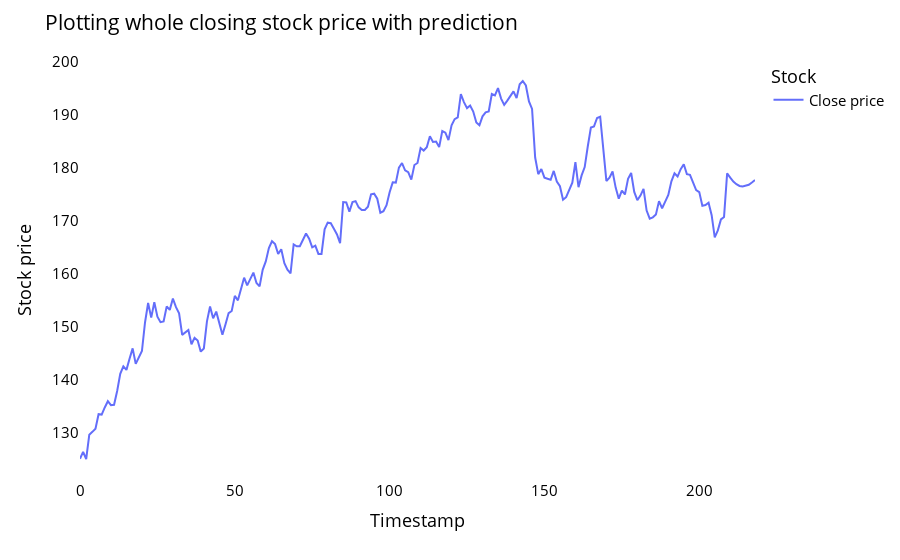

Notebook source saved alongside this figure:
### Code cell
names = cycle(['Close price'])

fig = px.line(lstmdf,labels={'value': 'Stock price','index': 'Timestamp'})
fig.update_layout(title_text='Plotting whole closing stock price with prediction',
                  plot_bgcolor='white', font_size=15, font_color='black',legend_title_text='Stock')

fig.for_each_trace(lambda t:  t.update(name = next(names)))

fig.update_xaxes(showgrid=False)
fig.update_yaxes(showgrid=False)
fig.show()

### Figure 1 — Plotly figure (JSON) as saved in the notebook; plotly's stock layout.template omitted (floating-point values rounded to 4 significant figures; data arrays with more than 128 entries replaced by an {"elided": "..."} marker saying what was removed)
{"data": [{"hovertemplate": "variable=0<br>Timestamp=%{x}<br>Stock price=%{y}<extra></extra>", "legendgroup": "0", "line": {"color": "#636efa", "dash": "solid"}, "marker": {"symbol": "circle"}, "mode": "lines", "name": "Close price", "orientation": "v", "showlegend": true, "type": "scatter", "x": {"elided": "219 int values"}, "xaxis": "x", "y": {"elided": "219 float values"}, "yaxis": "y"}], "layout": {"font": {"color": "black", "size": 15}, "legend": {"title": {"text": "Stock"}, "tracegroupgap": 0}, "margin": {"t": 60}, "plot_bgcolor": "white", "title": {"text": "Plotting whole closing stock price with prediction"}, "xaxis": {"anchor": "y", "domain": [0, 1], "showgrid": false, "title": {"text": "Timestamp"}}, "yaxis": {"anchor": "x", "domain": [0, 1], "showgrid": false, "title": {"text": "Stock price"}}}}
